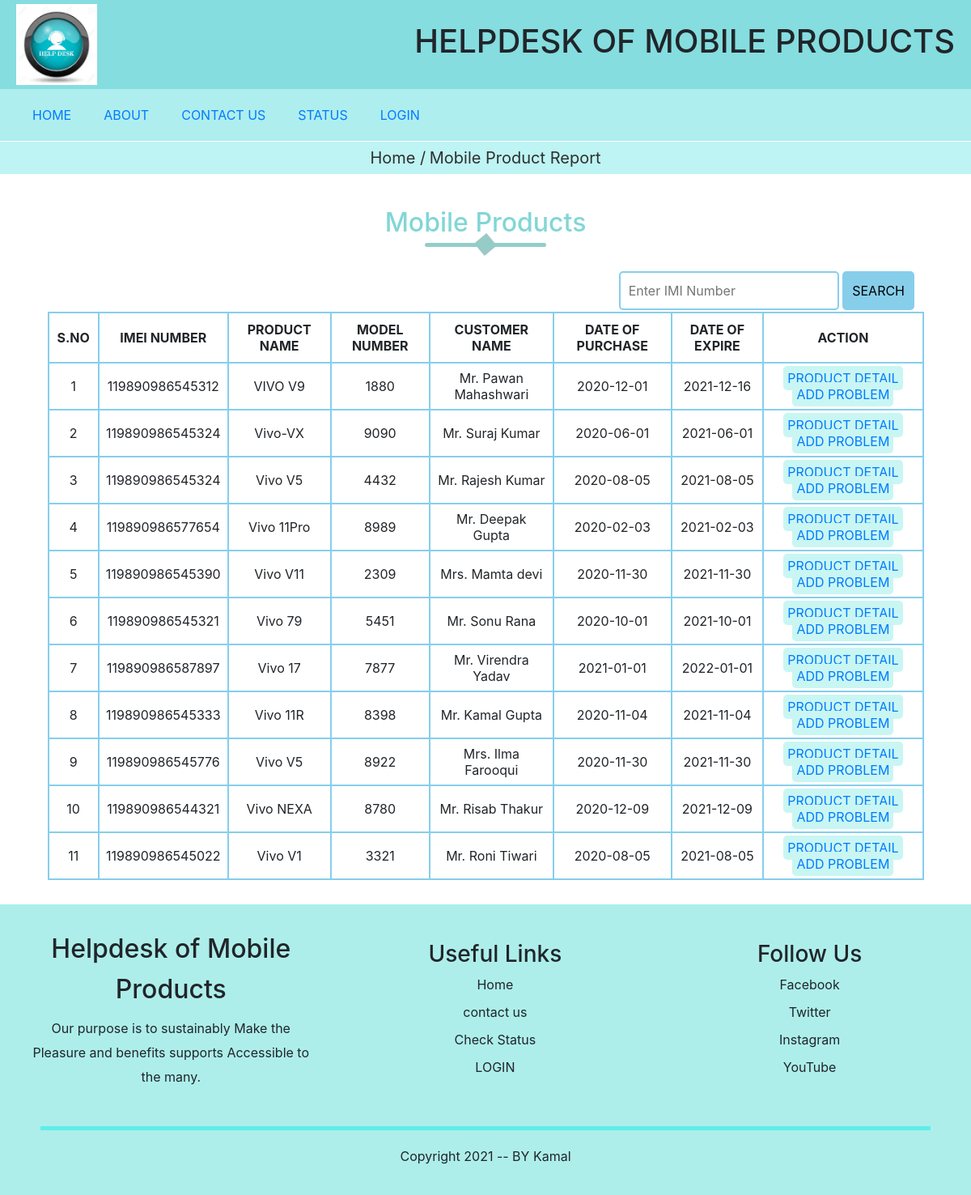
Page /mobile_product.php on the committed database.
### tables this page shows
CREATE TABLE `product` (
  `product_id` int(11) NOT NULL,
  `customer_id` int(11) NOT NULL,
  `imei_no` varchar(20) NOT NULL,
  `product_name` varchar(30) NOT NULL,
  `model_no` int(10) NOT NULL,
  `date_of_purchase` date NOT NULL,
  `expire_date` date NOT NULL,
  `status_of_product` int(11) NOT NULL
);

CREATE TABLE `customer` (
  `customer_id` int(11) NOT NULL,
  `title` varchar(10) NOT NULL,
  `first_name` varchar(20) NOT NULL,
  `last_name` varchar(20) NOT NULL,
  `phone_number` varchar(20) NOT NULL,
  `street` varchar(30) NOT NULL,
  `city` varchar(20) NOT NULL,
  `state` varchar(20) NOT NULL,
  `pincode` int(10) NOT NULL
);

### mobile_product.php (the view)
<?php
        require('header.php');
        $sql="select product.*, customer.* from product,customer where product.customer_id=customer.customer_id";
        $res=mysqli_query($con,$sql);
        $count=mysqli_num_rows($res);
?>
  <div class="path">
          <span>
            <a href="index.html">Home /</a>  <a href="#">Mobile Product Report</a>
          </span>
    </div>
   <div class=" login mobile_product" >
     <h2 class="title">Mobile Products</h2>
      <div class="search">
        <form action="search_imi" method="get">
            <input type="text" name="imi" Placeholder="Enter IMI Number">
            <input type="submit" name="search" value="SEARCH">
        </form>
      </div>
     <table>
       <tr>
          <th>S.NO</th>
          <th>IMEI NUMBER</th>
          <th>PRODUCT NAME</th>
          <th>MODEL NUMBER</th>
          <th>CUSTOMER NAME</th>
          <th>DATE OF PURCHASE</th>
          <th>DATE OF EXPIRE</th>
          <th>ACTION</th>
       </tr>
       <?php
                if($count>0){
                $i=1;
                while($row=mysqli_fetch_assoc($res)){
                ?>
       <tr>
          <td><?php echo $i;?></td>
          <td><?php echo $row['imei_no'];?></td>
          <td><?php echo $row['product_name'];?></td>
          <td><?php echo $row['model_no'];?></td>
          <td><?php echo $row['title']." ".$row['first_name']." ".$row['last_name']; ?></td>
          <td><?php echo $row['date_of_purchase'];?></td>
          <td><?php echo $row['expire_date'];?></td>
          <td>
              <a class="view" href="product_detail.php?product_id=<?php echo $row['product_id']?>">PRODUCT DETAIL</a>
              <a class="add_problem" href="add_problem.php?product_id=<?php echo $row['product_id']?>">ADD PROBLEM</a>
          </td>
       </tr>
       <?php
                  $i++;
                  }  } else {
                  ?>
                  <tr>
                     <td colspan="8" align="center">No Records Found!</td>
                  </tr>
                  <?php
                     }
                  ?>
     </table>
   </div>
<?php
    require('footer.php');
?>

### header.php (shortened to what this page needs)
<head>
    <link rel="stylesheet" href="style/style.css">
    <link rel="stylesheet" href="https://stackpath.bootstrapcdn.com/bootstrap/4.3.1/css/bootstrap.min.css">
    <link rel="stylesheet" href="https://cdnjs.cloudflare.com/ajax/libs/font-awesome/5.15.2/css/all.min.css" />
</head>
<body>
    <header>
        <div class="head">
            <img src="media/logo.jpg" alt="logo">
            <h1>Helpdesk of Mobile Products</h1>
        </div>
        <nav>
            <ul>
            <?php
                if(!isset($_SESSION['ADMIN_LOGIN'])){
            ?>
                <li><a href="home.php">HOME</a></li>
                <li><a href="home.php#about">ABOUT</a></li>
                <li><a href="home.php#contact">CONTACT US</a></li>
                <li><a href="status.php">STATUS</a></li>
                <li><a href="login.php">LOGIN</a></li>
                <?php
                }
                ?>
            </ul>
        </nav>
    </header>
</body>

### footer.php (shortened to what this page needs)
<footer>
            <div class="row">
                <div class="footer-col-1">
                    <h2>Helpdesk of Mobile Products</h2>
                    <p>Our purpose is to sustainably Make the Pleasure and benefits supports
                        Accessible to the many.
                    </p>
                </div>
                <div class="footer-col-2">
                    <h3>Useful Links</h3>
                    <ul>
                        <li>Home</li>
                        <li>contact us</li>
                        <li>Check Status</li>
                        <li>LOGIN</li>
                    </ul>
                </div>
                <div class="footer-col-3">
                    <h3>Follow Us</h3>
                    <ul>
                        <li>Facebook</li>
                        <li>Twitter</li>
                        <li>Instagram</li>
                        <li>YouTube</li>
                    </ul>
                </div>
            </div>
            <hr>
            <p class="copyright">Copyright 2021 -- BY Kamal</p>
    </footer>

### style/style.css (style rules this page uses)
* { margin: 0; padding: 0; box-sizing: border-box; }
body { font-family: 'Poppins', sans-serif; }
.head { display: flex; justify-content: space-between; align-items: center; padding: 5px 20px; text-transform: uppercase; background-color: rgb(133, 221, 224); }
.head img { width: 100px; height: 100px; }
nav { background-color: paleturquoise; margin-bottom: -15px; }
nav ul { display: flex; list-style-type: none; padding: 20px 20px; }
nav ul li a { padding: 20px 20px; z-index: 1; }
.title { text-align: center; margin: 0 auto 30px; line-height: 60px; color: rgb(130, 214, 214); position: relative; }
.title::after { content: ''; background:rgb(146, 206, 201); width: 150px; height: 5px; border-radius: 5px; position: absolute; bottom: 0; left: 50%; transform: translateX(-50%); }
.title::before { content: ''; background:rgb(153, 202, 198); top: 47px; width: 20px; height: 20px; position: absolute; bottom: 0; left: 50%; transform: translateX(-50%) rotate(50deg); }
.row { display: flex; justify-content: space-around; align-items: center; flex-wrap: wrap; }
footer { background-color:rgb(173, 238, 235); padding: 10px 20px; width: 100%; }
.footer-col-1 { flex-basis: 30%; }
.footer-col-2 { flex-basis: 28%; }
.footer-col-3 { flex-basis: 28%; }
.footer-col-1, .footer-col-2, .footer-col-3 { margin: 20px 0px; text-align: center; }
.footer-col-1 h2 { line-height: 50px; }
.footer-col-1 p { line-height: 30px; }
footer p.copyright { text-align: center; padding: 10px; }
footer ul { list-style-type: none; }
footer ul li { margin-bottom: 10px; }
footer hr { border: none; background-color: #5eeee7; height: 5px; margin: 10px 30px; }
.path { width: 100%; height: 40px; background-color: rgba(173, 241, 241, 0.787); }
.path span { text-align: center; display: block; line-height: 40px; }
.path span a { text-decoration: none; font-size: 20px; font-weight: 900px; text-align: center; color: rgb(48, 47, 47); }
.login { margin: 30px; }
.search form { position: absolute; right: 70px; }
.search form input[type="submit"] { background-color: skyblue; }
.search form input { border: 2px solid skyblue; padding: 10px; border-radius: 5px; }
.mobile_product table,tr,th,td { text-align: center; border: 2px solid skyblue; }
.mobile_product td { text-align: center; border: 2px solid skyblue; }
.mobile_product table { margin: 80px auto 0px auto; width: 95%; }
.mobile_product table tr th { padding: 10px; }
.mobile_product table tr td { padding: 8px; }
.mobile_product table tr td a { padding:5px; border-radius: 5px; text-decoration: none; }
.mobile_product table tr td a.view { background-color: rgb(201, 246, 243); }
.mobile_product table tr td a.add_problem { background-color: rgb(201, 246, 243); }

### rows in the picture
product: imei_no "119890986545312", product_name "VIVO V9", model_no "1880", customer.title "Mr.", customer.first_name "Pawan", customer.last_name "Mahashwari", date_of_purchase "2020-12-01", expire_date "2021-12-16"
product: imei_no "119890986545324", product_name "Vivo-VX", model_no "9090", customer.title "Mr.", customer.first_name "Suraj", customer.last_name "Kumar", date_of_purchase "2020-06-01", expire_date "2021-06-01"
product: imei_no "119890986545324", product_name "Vivo V5", model_no "4432", customer.title "Mr.", customer.first_name "Rajesh", customer.last_name "Kumar", date_of_purchase "2020-08-05", expire_date "2021-08-05"
product: imei_no "119890986577654", product_name "Vivo 11Pro", model_no "8989", customer.title "Mr.", customer.first_name "Deepak", customer.last_name "Gupta", date_of_purchase "2020-02-03", expire_date "2021-02-03"
product: imei_no "119890986545390", product_name "Vivo V11", model_no "2309", customer.title "Mrs.", customer.first_name "Mamta", customer.last_name "devi", date_of_purchase "2020-11-30", expire_date "2021-11-30"
product: imei_no "119890986545321", product_name "Vivo 79", model_no "5451", customer.title "Mr.", customer.first_name "Sonu", customer.last_name "Rana", date_of_purchase "2020-10-01", expire_date "2021-10-01"
product: imei_no "119890986587897", product_name "Vivo 17", model_no "7877", customer.title "Mr.", customer.first_name "Virendra", customer.last_name "Yadav", date_of_purchase "2021-01-01", expire_date "2022-01-01"
product: imei_no "119890986545333", product_name "Vivo 11R", model_no "8398", customer.title "Mr.", customer.first_name "Kamal", customer.last_name "Gupta", date_of_purchase "2020-11-04", expire_date "2021-11-04"
product: imei_no "119890986545776", product_name "Vivo V5", model_no "8922", customer.title "Mrs.", customer.first_name "Ilma", customer.last_name "Farooqui", date_of_purchase "2020-11-30", expire_date "2021-11-30"
product: imei_no "119890986544321", product_name "Vivo NEXA", model_no "8780", customer.title "Mr.", customer.first_name "Risab", customer.last_name "Thakur", date_of_purchase "2020-12-09", expire_date "2021-12-09"
product: imei_no "119890986545022", product_name "Vivo V1", model_no "3321", customer.title "Mr.", customer.first_name "Roni", customer.last_name "Tiwari", date_of_purchase "2020-08-05", expire_date "2021-08-05"
